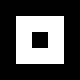

Below is a game level as drawn by its tile map, then a one-line description and the .tmx that defines it (tile-layer data replaced by summaries):
An orthogonal 5x5 tile map with 16x16 px tiles, 1 tile layer (Tile Layer 1).

<map version="1.0" orientation="orthogonal" renderorder="left-down" width="5" height="5" tilewidth="16" tileheight="16" nextobjectid="1">
 <tileset firstgid="1" name="Tiles" tilewidth="16" tileheight="16" tilecount="2" columns="2">
  <image source="tiles.png" width="32" height="16" />
 </tileset>
 <layer name="Tile Layer 1" width="5" height="5">
  <data>[25 cells, 25 non-empty, 2 distinct tile ids]</data>
 </layer>
</map>
